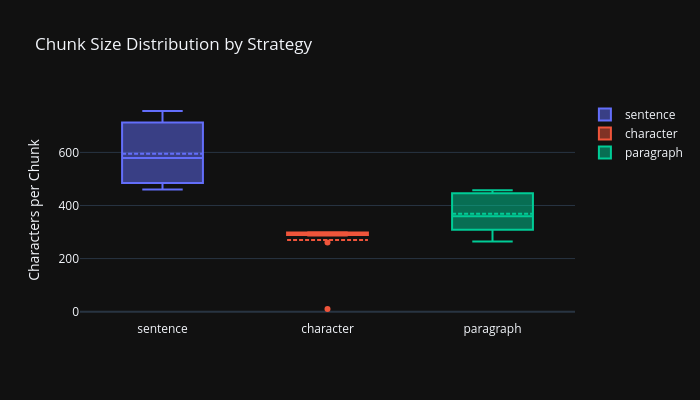

The notebook cell saved with this chart:
### Markdown cell above
## Improvements & Experiments
**Intern Instruction #8**: Experiment with system optimizations.

The following experiments were explored in this project:
* **Better chunking strategies**: Sentence-based, character-based, and paragraph-based chunking
* **Different embedding models**: Using `all-MiniLM-L6-v2` (384-dim, fast & efficient)
* **Hybrid search**: Combined keyword (BM25) + vector (FAISS) retrieval with Reciprocal Rank Fusion
* **Re-ranking**: Cross-encoder (`ms-marco-MiniLM-L-6-v2`) for better relevance scoring
* **Different language models**: Using `google/flan-t5-base` for grounded generation

### Code cell
# ── Chunking Strategy Comparison ──
print('Chunking Strategy Comparison')
print('='*60)
sample_text = ingester.documents[0].content
test_chunker = TextChunker(chunk_size=300, chunk_overlap=50)

strategies = {
    'sentence': test_chunker.chunk_by_sentences(sample_text),
    'character': test_chunker.chunk_by_characters(sample_text),
    'paragraph': test_chunker.chunk_by_paragraphs(sample_text),
}

comparison_data = []
for name, ch in strategies.items():
    sizes = [len(c) for c in ch]
    comparison_data.append({
        'Strategy': name,
        'Num Chunks': len(ch),
        'Avg Size (chars)': int(np.mean(sizes)) if sizes else 0,
        'Min Size': min(sizes) if sizes else 0,
        'Max Size': max(sizes) if sizes else 0,
    })

comp_df = pd.DataFrame(comparison_data)
print('\nChunking Strategy Results:')
display(comp_df)

# Visualize
fig = go.Figure()
for name, ch in strategies.items():
    fig.add_trace(go.Box(y=[len(c) for c in ch], name=name,
                         boxmean=True))
fig.update_layout(
    title='Chunk Size Distribution by Strategy',
    yaxis_title='Characters per Chunk',
    template='plotly_dark', width=700, height=400
)
fig.show()

### Figure 1 — Plotly figure (JSON) as saved in the notebook; plotly's stock layout.template omitted (floating-point values rounded to 4 significant figures)
{"data": [{"boxmean": true, "name": "sentence", "type": "box", "y": [672, 756, 713, 485, 486, 460]}, {"boxmean": true, "name": "character", "type": "box", "y": [294, 298, 299, 292, 297, 290, 294, 292, 287, 299, 299, 261, 10]}, {"boxmean": true, "name": "paragraph", "type": "box", "y": [271, 264, 457, 448, 444, 358, 360, 347]}], "layout": {"height": 400, "title": {"text": "Chunk Size Distribution by Strategy"}, "width": 700, "yaxis": {"title": {"text": "Characters per Chunk"}}}}
